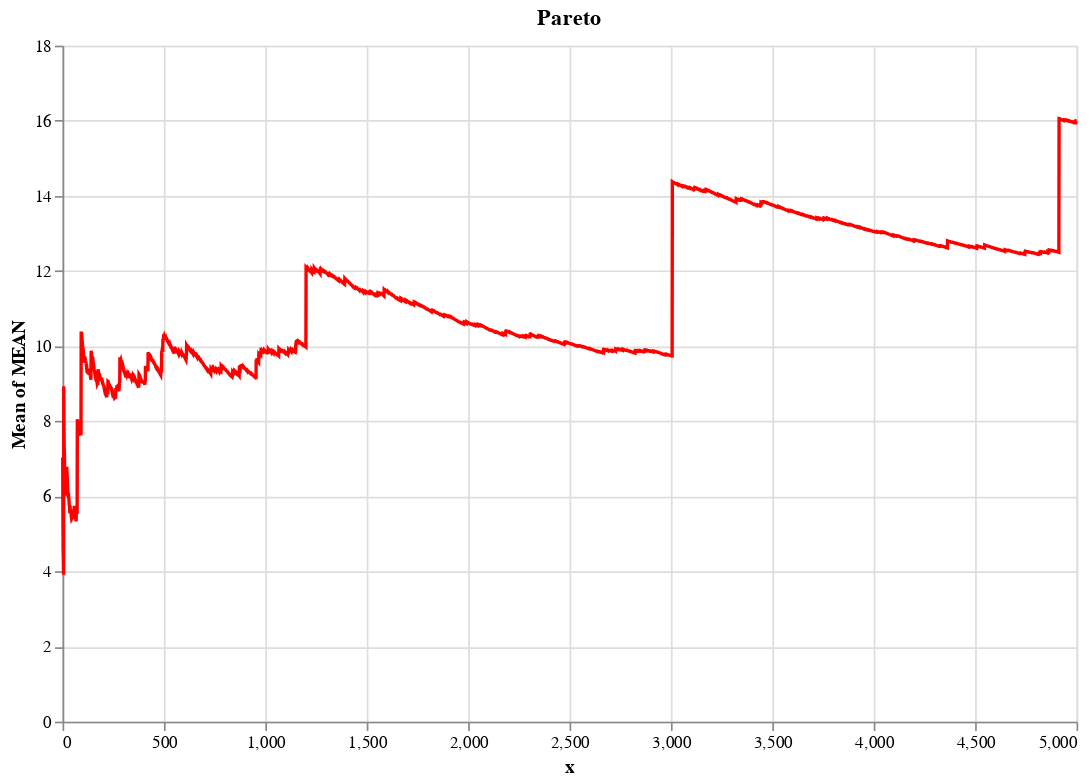

Notebook code for this chart:
### Code cell
avg_pareto = np.cumsum(rvs_pareto) / np.arange(1, N+1)
df_pareto = pd.DataFrame({
    'x': np.arange(1, N+1),
    'MEAN': avg_pareto
})

chart = alt.Chart(df_pareto).mark_line(color='red').encode(
    x='x',
    y=alt.Y('MEAN', aggregate='mean')
)

chart.properties(title='Pareto', width=600, height=400)

### Figure 1 — Vega-Lite specification as saved in the notebook (floating-point values rounded to 4 significant figures; data arrays with more than 128 entries replaced by an {"elided": "..."} marker saying what was removed)
{"config": {"view": {"continuousWidth": 300, "continuousHeight": 300}}, "data": {"name": "data-a6b316b230352e908624f27473d8f5ff"}, "mark": {"type": "line", "color": "red"}, "encoding": {"x": {"field": "x", "type": "quantitative"}, "y": {"aggregate": "mean", "field": "MEAN", "type": "quantitative"}}, "height": 400, "title": "Pareto", "width": 600, "$schema": "https://vega.github.io/schema/vega-lite/v5.20.1.json", "datasets": {"data-a6b316b230352e908624f27473d8f5ff": {"elided": "5000 records"}}}
